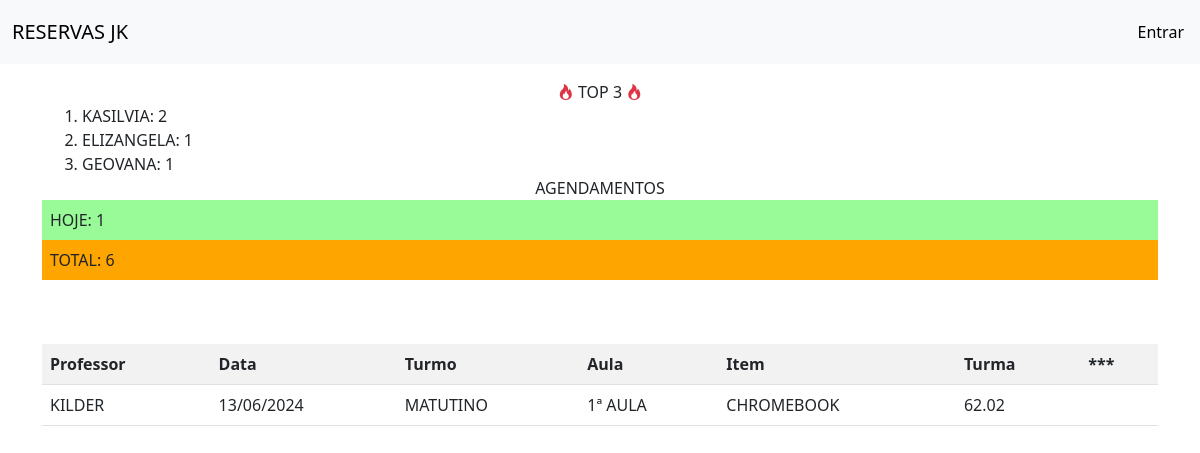
The page / on the database its author committed.
### core/models.py (models this page shows, shortened)
class TimeStampedModel(models.Model):
    created_at = models.DateTimeField(auto_now_add=True)
    updated_at = models.DateTimeField(auto_now=True)
    class Meta:
        abstract = True

class Rental(TimeStampedModel):
    PERIOD_CHOICES = [
        ("matutino", "MATUTINO"),
        ("vespertino", "VESPERTINO"),
    ]
    CLASSES_CHOICES = [
        ("1 aula", "1ª AULA"),
        ("2 aula", "2ª AULA"),
        ("3 aula", "3ª AULA"),
        ("4 aula", "4ª AULA"),
        ("5 aula", "5ª AULA"),
    ]
    item = models.ForeignKey(Item, on_delete=models.CASCADE)
    date = models.DateField(null=True, blank=False)
    period = models.CharField(
        choices=PERIOD_CHOICES, max_length=20, null=True, blank=False
    )
    period_time = models.CharField(
        choices=CLASSES_CHOICES, max_length=20, null=True, blank=False
    )
    room = models.CharField(max_length=100, null=True, blank=False)
    client = models.ForeignKey(User, on_delete=models.CASCADE, null=True, blank=False)

class Item(TimeStampedModel):
    name = models.CharField(max_length=100)
    available = models.BooleanField(default=True)

### core/views.py (the view)
# urls.py: path("", RentalListView.as_view(), name="rental_list"),
class RentalListView(generic.ListView):
    model = Rental
    template_name = "rental_list.html"
    context_object_name = "rentals"
    def get_queryset(self) -> QuerySet[Any]:
        today = timezone.now().date()
        return Rental.objects.filter(date__gte=today).order_by(
            "date", "period", "period_time"
        )
    def get_context_data(self, **kwargs: Any) -> dict[str, Any]:
        context = super().get_context_data(**kwargs)
        today = timezone.now().date()
        context["today"] = today
        context["tomorrow"] = today + timezone.timedelta(days=1)
        context["total_rentals"] = Rental.objects.count()
        context["today_rentals"] = Rental.objects.filter(date=today).count()
        context["top_3_users"] = (
            User.objects.annotate(rental_count=Count("rental"))
            .order_by("-rental_count")[:3]
        )
        return context

### core/templates/rental_list.html (shortened to what this page needs)
{% extends 'index.html' %}
{% block content %}
<div class="flex justify-content-around my-3">
  <div class="flex align-items-center border-round-2xl border-1 px-2">
    <p class="text-center pr-1 m-0"><i class="bi bi-fire text-danger"></i> TOP 3 <i class="bi bi-fire text-danger"></i></p>
    <ol class="border-left-1 m-0">
      {% for user in top_3_users %}
      <li>{{ user.username | upper }}: {{ user.rental_count }}</li>
      {% endfor %}
    </ol>
  </div>
  <div class="flex align-items-center border-round-2xl overflow-auto border-1">
    <p class="text-center m-0 px-1">AGENDAMENTOS</p>
    <div class="border-left-1">
      <p style="background-color: palegreen" class="m-0 p-2 border-bottom-1">HOJE: {{today_rentals}}</p>
      <p style="background-color: orange" class="m-0 p-2">TOTAL: {{total_rentals}}</p>
    </div>
  </div>
</div>
<div class="flex justify-content-between p-4">
</div>
<table class="table table-striped table-hover">
  <tr>
    <th>Professor</th>
    <th>Data</th>
    <th>Turmo</th>
    <th>Aula</th>
    <th>Item</th>
    <th>Turma</th>
    <th>***</th>
  </tr>
  {% for rental in rentals %}
  <tr
    style="background-color: {% if rental.date == today %} palegreen {% elif rental.date == tomorrow %} antiquewhite {% endif %}">
    <td>{{ rental.client.username | upper }}</td>
    <td>{{ rental.date | date:'d/m/Y' }}</td>
    <td>{{ rental.get_period_display }}</td>
    <td>{{ rental.get_period_time_display }}</td>
    <td>{{ rental.item.name | upper }}</td>
    <td>{{ rental.room }}</td>
    <td>
    </td>
  </tr>
  {% endfor %}
</table>
{% endblock %}

### core/templates/index.html (shortened to what this page needs)
<!DOCTYPE html>
<html lang="en">
<head>
  <link rel="stylesheet" href="https://unpkg.com/primeflex@latest/primeflex.css">
  <link href="https://cdn.jsdelivr.net/npm/bootstrap@5.3.0-alpha1/dist/css/bootstrap.min.css" rel="stylesheet">
  <link rel="stylesheet" href="https://cdn.jsdelivr.net/npm/bootstrap-icons@1.11.3/font/bootstrap-icons.min.css">
</head>
<body>
  <nav class="navbar navbar-expand-lg bg-body-tertiary">
    <div class="container-fluid">
      <a class="navbar-brand" href="/">RESERVAS JK</a>
      <div class="navbar-text">
        {% if user.is_authenticated %}
        <form id="logout-form" method="post" action="{% url 'logout' %}">
          {% csrf_token %}
          <div class="flex gap-1">
            <p>
              Usuário: @{{ user.username | upper }}
            </p>
            <button type="submit" class="nav-link btn btn-danger p-1">Sair</button>
          </div>
        </form>
        {% else %}
        <a class="nav-link btn btn-success p-1" href="{% url 'login' %}">Entrar</a>
        {% endif %}
      </div>
    </div>
  </nav>
  <div class="container">
    {% block content %} {% endblock %}
  </div>
</body>
</html>

### rows shown on the page
Rental: client.username "KILDER", date "13/06/2024", period "MATUTINO", period_time "1ª AULA", item.name "CHROMEBOOK", room "62.02"

### other values the page prints
{{ user.username | upper }} "KASILVIA"
{{ user.rental_count }} "2"
{{ user.username | upper }} "ELIZANGELA"
{{ user.rental_count }} "1"
{{ user.username | upper }} "GEOVANA"
{{ today_rentals }} "1"
{{ total_rentals }} "6"
